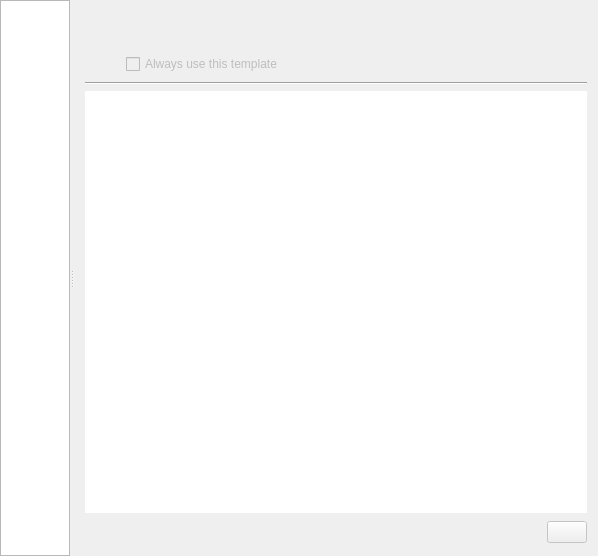
<?xml version="1.0" encoding="UTF-8"?>
<ui version="4.0">
 <class>KoDetailsPaneBase</class>
 <widget class="QWidget" name="KoDetailsPaneBase">
  <property name="geometry">
   <rect>
    <x>0</x>
    <y>0</y>
    <width>598</width>
    <height>556</height>
   </rect>
  </property>
  <property name="windowTitle">
   <string>DetailsPaneBase</string>
  </property>
  <layout class="QGridLayout">
   <property name="margin">
    <number>0</number>
   </property>
   <item row="0" column="0" colspan="2">
    <widget class="QSplitter" name="m_splitter">
     <property name="orientation">
      <enum>Qt::Horizontal</enum>
     </property>
     <widget class="QTreeView" name="m_documentList">
      <property name="sizePolicy">
       <sizepolicy hsizetype="Expanding" vsizetype="Expanding">
        <horstretch>1</horstretch>
        <verstretch>0</verstretch>
       </sizepolicy>
      </property>
      <property name="rootIsDecorated">
       <bool>false</bool>
      </property>
      <property name="itemsExpandable">
       <bool>false</bool>
      </property>
     </widget>
     <widget class="QWidget" name="layoutWidget">
      <layout class="QGridLayout">
       <item row="0" column="0" colspan="3">
        <widget class="QLabel" name="m_previewLabel">
         <property name="text">
          <string/>
         </property>
         <property name="alignment">
          <set>Qt::AlignCenter</set>
         </property>
        </widget>
       </item>
       <item row="1" column="0" colspan="3">
        <widget class="QLabel" name="m_titleLabel">
         <property name="font">
          <font>
           <family>Sans Serif</family>
           <pointsize>9</pointsize>
           <weight>75</weight>
           <italic>false</italic>
           <bold>true</bold>
           <underline>false</underline>
           <strikeout>false</strikeout>
          </font>
         </property>
         <property name="text">
          <string/>
         </property>
         <property name="alignment">
          <set>Qt::AlignCenter</set>
         </property>
        </widget>
       </item>
       <item row="2" column="0">
        <spacer>
         <property name="orientation">
          <enum>Qt::Horizontal</enum>
         </property>
         <property name="sizeType">
          <enum>QSizePolicy::Expanding</enum>
         </property>
         <property name="sizeHint" stdset="0">
          <size>
           <width>81</width>
           <height>23</height>
          </size>
         </property>
        </spacer>
       </item>
       <item row="2" column="1">
        <widget class="QCheckBox" name="m_alwaysUseCheckBox">
         <property name="enabled">
          <bool>false</bool>
         </property>
         <property name="toolTip">
          <string>Always use this template at application start up</string>
         </property>
         <property name="text">
          <string>Always use this template</string>
         </property>
        </widget>
       </item>
       <item row="2" column="2">
        <spacer>
         <property name="orientation">
          <enum>Qt::Horizontal</enum>
         </property>
         <property name="sizeType">
          <enum>QSizePolicy::Expanding</enum>
         </property>
         <property name="sizeHint" stdset="0">
          <size>
           <width>81</width>
           <height>23</height>
          </size>
         </property>
        </spacer>
       </item>
       <item row="4" column="0" colspan="3">
        <widget class="Line" name="line1">
         <property name="frameShape">
          <enum>QFrame::HLine</enum>
         </property>
         <property name="frameShadow">
          <enum>QFrame::Sunken</enum>
         </property>
         <property name="orientation">
          <enum>Qt::Horizontal</enum>
         </property>
        </widget>
       </item>
       <item row="5" column="0" colspan="3">
        <widget class="QTextBrowser" name="m_detailsLabel">
         <property name="frameShape">
          <enum>QFrame::NoFrame</enum>
         </property>
        </widget>
       </item>
       <item row="6" column="2">
        <widget class="QPushButton" name="m_openButton">
         <property name="enabled">
          <bool>false</bool>
         </property>
         <property name="text">
          <string/>
         </property>
         <property name="autoDefault">
          <bool>true</bool>
         </property>
         <property name="default">
          <bool>true</bool>
         </property>
        </widget>
       </item>
       <item row="6" column="1">
        <spacer>
         <property name="orientation">
          <enum>Qt::Horizontal</enum>
         </property>
         <property name="sizeType">
          <enum>QSizePolicy::Expanding</enum>
         </property>
         <property name="sizeHint" stdset="0">
          <size>
           <width>461</width>
           <height>26</height>
          </size>
         </property>
        </spacer>
       </item>
      </layout>
     </widget>
    </widget>
   </item>
  </layout>
 </widget>
 <layoutdefault spacing="6" margin="11"/>
 <tabstops>
  <tabstop>m_documentList</tabstop>
  <tabstop>m_alwaysUseCheckBox</tabstop>
  <tabstop>m_detailsLabel</tabstop>
 </tabstops>
 <resources/>
 <connections/>
</ui>
